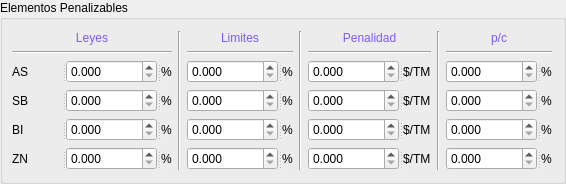
            <widget class="QGroupBox" name="groupBox_2">
             <property name="styleSheet">
              <string notr="true"/>
             </property>
             <property name="title">
              <string>Elementos Penalizables </string>
             </property>
             <layout class="QHBoxLayout" name="horizontalLayout_23">
              <property name="leftMargin">
               <number>9</number>
              </property>
              <item>
               <layout class="QVBoxLayout" name="verticalLayout_7">
                <item>
                 <widget class="QLabel" name="label_3">
                  <property name="maximumSize">
                   <size>
                    <width>16777215</width>
                    <height>20</height>
                   </size>
                  </property>
                  <property name="styleSheet">
                   <string notr="true">font: 900 12pt &quot;Lato&quot;;
color: rgb(127, 90, 240);</string>
                  </property>
                  <property name="text">
                   <string>Leyes</string>
                  </property>
                  <property name="alignment">
                   <set>Qt::AlignCenter</set>
                  </property>
                 </widget>
                </item>
                <item>
                 <widget class="Line" name="line">
                  <property name="orientation">
                   <enum>Qt::Horizontal</enum>
                  </property>
                 </widget>
                </item>
                <item>
                 <widget class="QSplitter" name="splitter_6">
                  <property name="orientation">
                   <enum>Qt::Horizontal</enum>
                  </property>
                  <widget class="QLabel" name="label_12">
                   <property name="minimumSize">
                    <size>
                     <width>50</width>
                     <height>0</height>
                    </size>
                   </property>
                   <property name="maximumSize">
                    <size>
                     <width>50</width>
                     <height>16777215</height>
                    </size>
                   </property>
                   <property name="styleSheet">
                    <string notr="true">font: 900 10pt &quot;Roboto&quot;;</string>
                   </property>
                   <property name="text">
                    <string>AS</string>
                   </property>
                  </widget>
                  <widget class="QDoubleSpinBox" name="AS_LEYES">
                   <property name="maximumSize">
                    <size>
                     <width>200</width>
                     <height>16777215</height>
                    </size>
                   </property>
                   <property name="decimals">
                    <number>3</number>
                   </property>
                   <property name="maximum">
                    <double>9999999.000000000000000</double>
                   </property>
                  </widget>
                  <widget class="QLabel" name="label_13">
                   <property name="styleSheet">
                    <string notr="true">font: 900 10pt &quot;Roboto&quot;;</string>
                   </property>
                   <property name="text">
                    <string>%</string>
                   </property>
                  </widget>
                 </widget>
                </item>
                <item>
                 <widget class="QSplitter" name="splitter_5">
                  <property name="orientation">
                   <enum>Qt::Horizontal</enum>
                  </property>
                  <widget class="QLabel" name="label_10">
                   <property name="minimumSize">
                    <size>
                     <width>50</width>
                     <height>0</height>
                    </size>
                   </property>
                   <property name="maximumSize">
                    <size>
                     <width>50</width>
                     <height>16777215</height>
                    </size>
                   </property>
                   <property name="styleSheet">
                    <string notr="true">font: 900 10pt &quot;Roboto&quot;;</string>
                   </property>
                   <property name="text">
                    <string>SB</string>
                   </property>
                  </widget>
                  <widget class="QDoubleSpinBox" name="SB_LEYES">
                   <property name="maximumSize">
                    <size>
                     <width>200</width>
                     <height>16777215</height>
                    </size>
                   </property>
                   <property name="decimals">
                    <number>3</number>
                   </property>
                   <property name="maximum">
                    <double>9999999.000000000000000</double>
                   </property>
                  </widget>
                  <widget class="QLabel" name="label_11">
                   <property name="styleSheet">
                    <string notr="true">font: 900 10pt &quot;Roboto&quot;;</string>
                   </property>
                   <property name="text">
                    <string>%</string>
                   </property>
                  </widget>
                 </widget>
                </item>
                <item>
                 <widget class="QSplitter" name="splitter_7">
                  <property name="orientation">
                   <enum>Qt::Horizontal</enum>
                  </property>
                  <widget class="QLabel" name="label_14">
                   <property name="minimumSize">
                    <size>
                     <width>50</width>
                     <height>0</height>
                    </size>
                   </property>
                   <property name="maximumSize">
                    <size>
                     <width>50</width>
                     <height>16777215</height>
                    </size>
                   </property>
                   <property name="styleSheet">
                    <string notr="true">font: 900 10pt &quot;Roboto&quot;;</string>
                   </property>
                   <property name="text">
                    <string>BI</string>
                   </property>
                  </widget>
                  <widget class="QDoubleSpinBox" name="BI_LEYES">
                   <property name="maximumSize">
                    <size>
                     <width>200</width>
                     <height>16777215</height>
                    </size>
                   </property>
                   <property name="decimals">
                    <number>3</number>
                   </property>
                   <property name="maximum">
                    <double>9999999.000000000000000</double>
                   </property>
                  </widget>
                  <widget class="QLabel" name="label_15">
                   <property name="styleSheet">
                    <string notr="true">font: 900 10pt &quot;Roboto&quot;;</string>
                   </property>
                   <property name="text">
                    <string>%</string>
                   </property>
                  </widget>
                 </widget>
                </item>
                <item>
                 <widget class="QSplitter" name="splitter_8">
                  <property name="orientation">
                   <enum>Qt::Horizontal</enum>
                  </property>
                  <widget class="QLabel" name="label_16">
                   <property name="minimumSize">
                    <size>
                     <width>50</width>
                     <height>0</height>
                    </size>
                   </property>
                   <property name="maximumSize">
                    <size>
                     <width>50</width>
                     <height>16777215</height>
                    </size>
                   </property>
                   <property name="styleSheet">
                    <string notr="true">font: 900 10pt &quot;Roboto&quot;;</string>
                   </property>
                   <property name="text">
                    <string>ZN</string>
                   </property>
                  </widget>
                  <widget class="QDoubleSpinBox" name="ZN_LEYES">
                   <property name="maximumSize">
                    <size>
                     <width>200</width>
                     <height>16777215</height>
                    </size>
                   </property>
                   <property name="decimals">
                    <number>3</number>
                   </property>
                   <property name="maximum">
                    <double>9999999.000000000000000</double>
                   </property>
                  </widget>
                  <widget class="QLabel" name="label_17">
                   <property name="styleSheet">
                    <string notr="true">font: 900 10pt &quot;Roboto&quot;;</string>
                   </property>
                   <property name="text">
                    <string>%</string>
                   </property>
                  </widget>
                 </widget>
                </item>
               </layout>
              </item>
              <item>
               <widget class="Line" name="line_15">
                <property name="orientation">
                 <enum>Qt::Vertical</enum>
                </property>
               </widget>
              </item>
              <item>
               <layout class="QVBoxLayout" name="verticalLayout_17">
                <item>
                 <widget class="QLabel" name="label_4">
                  <property name="maximumSize">
                   <size>
                    <width>16777215</width>
                    <height>20</height>
                   </size>
                  </property>
                  <property name="styleSheet">
                   <string notr="true">font: 900 12pt &quot;Lato&quot;;
color: rgb(127, 90, 240);</string>
                  </property>
                  <property name="text">
                   <string>Limites</string>
                  </property>
                  <property name="alignment">
                   <set>Qt::AlignCenter</set>
                  </property>
                 </widget>
                </item>
                <item>
                 <widget class="Line" name="line_11">
                  <property name="orientation">
                   <enum>Qt::Horizontal</enum>
                  </property>
                 </widget>
                </item>
                <item>
                 <widget class="QSplitter" name="splitter_31">
                  <property name="orientation">
                   <enum>Qt::Horizontal</enum>
                  </property>
                  <widget class="QDoubleSpinBox" name="AS_limite">
                   <property name="maximumSize">
                    <size>
                     <width>200</width>
                     <height>16777215</height>
                    </size>
                   </property>
                   <property name="decimals">
                    <number>3</number>
                   </property>
                   <property name="maximum">
                    <double>9999999.000000000000000</double>
                   </property>
                  </widget>
                  <widget class="QLabel" name="label_34">
                   <property name="styleSheet">
                    <string notr="true">font: 900 10pt &quot;Roboto&quot;;</string>
                   </property>
                   <property name="text">
                    <string>%</string>
                   </property>
                  </widget>
                 </widget>
                </item>
                <item>
                 <widget class="QSplitter" name="splitter_32">
                  <property name="orientation">
                   <enum>Qt::Horizontal</enum>
                  </property>
                  <widget class="QDoubleSpinBox" name="SB_limite">
                   <property name="maximumSize">
                    <size>
                     <width>200</width>
                     <height>16777215</height>
                    </size>
                   </property>
                   <property name="decimals">
                    <number>3</number>
                   </property>
                   <property name="maximum">
                    <double>9999999.000000000000000</double>
                   </property>
                  </widget>
                  <widget class="QLabel" name="label_38">
                   <property name="styleSheet">
                    <string notr="true">font: 900 10pt &quot;Roboto&quot;;</string>
                   </property>
                   <property name="text">
                    <string>%</string>
                   </property>
                  </widget>
                 </widget>
                </item>
                <item>
                 <widget class="QSplitter" name="splitter_33">
                  <property name="orientation">
                   <enum>Qt::Horizontal</enum>
                  </property>
                  <widget class="QDoubleSpinBox" name="BI_limite">
                   <property name="maximumSize">
                    <size>
                     <width>200</width>
                     <height>16777215</height>
                    </size>
                   </property>
                   <property name="decimals">
                    <number>3</number>
                   </property>
                   <property name="maximum">
                    <double>9999999.000000000000000</double>
                   </property>
                  </widget>
                  <widget class="QLabel" name="label_42">
                   <property name="styleSheet">
                    <string notr="true">font: 900 10pt &quot;Roboto&quot;;</string>
                   </property>
                   <property name="text">
                    <string>%</string>
                   </property>
                  </widget>
                 </widget>
                </item>
                <item>
                 <widget class="QSplitter" name="splitter_34">
                  <property name="orientation">
                   <enum>Qt::Horizontal</enum>
                  </property>
                  <widget class="QDoubleSpinBox" name="ZN_limite">
                   <property name="maximumSize">
                    <size>
                     <width>200</width>
                     <height>16777215</height>
                    </size>
                   </property>
                   <property name="decimals">
                    <number>3</number>
                   </property>
                   <property name="maximum">
                    <double>9999999.000000000000000</double>
                   </property>
                  </widget>
                  <widget class="QLabel" name="label_46">
                   <property name="styleSheet">
                    <string notr="true">font: 900 10pt &quot;Roboto&quot;;</string>
                   </property>
                   <property name="text">
                    <string>%</string>
                   </property>
                  </widget>
                 </widget>
                </item>
               </layout>
              </item>
              <item>
               <widget class="Line" name="line_16">
                <property name="orientation">
                 <enum>Qt::Vertical</enum>
                </property>
               </widget>
              </item>
              <item>
               <layout class="QVBoxLayout" name="verticalLayout_18">
                <item>
                 <widget class="QLabel" name="label_32">
                  <property name="maximumSize">
                   <size>
                    <width>16777215</width>
                    <height>20</height>
                   </size>
                  </property>
                  <property name="styleSheet">
                   <string notr="true">font: 900 12pt &quot;Lato&quot;;
color: rgb(127, 90, 240);</string>
                  </property>
                  <property name="text">
                   <string>Penalidad</string>
                  </property>
                  <property name="alignment">
                   <set>Qt::AlignCenter</set>
                  </property>
                 </widget>
                </item>
                <item>
                 <widget class="Line" name="line_12">
                  <property name="orientation">
                   <enum>Qt::Horizontal</enum>
                  </property>
                 </widget>
                </item>
                <item>
                 <widget class="QSplitter" name="splitter_35">
                  <property name="orientation">
                   <enum>Qt::Horizontal</enum>
                  </property>
                  <widget class="QDoubleSpinBox" name="AS_penalidad">
                   <property name="maximumSize">
                    <size>
                     <width>200</width>
                     <height>16777215</height>
                    </size>
                   </property>
                   <property name="decimals">
                    <number>3</number>
                   </property>
                   <property name="maximum">
                    <double>9999999.000000000000000</double>
                   </property>
                  </widget>
                  <widget class="QLabel" name="label_36">
                   <property name="styleSheet">
                    <string notr="true">font: 900 10pt &quot;Roboto&quot;;</string>
                   </property>
                   <property name="text">
                    <string>$/TM</string>
                   </property>
                  </widget>
                 </widget>
                </item>
                <item>
                 <widget class="QSplitter" name="splitter_36">
                  <property name="orientation">
                   <enum>Qt::Horizontal</enum>
                  </property>
                  <widget class="QDoubleSpinBox" name="SB_penalidad">
                   <property name="maximumSize">
                    <size>
                     <width>200</width>
                     <height>16777215</height>
                    </size>
                   </property>
                   <property name="decimals">
                    <number>3</number>
                   </property>
                   <property name="maximum">
                    <double>9999999.000000000000000</double>
                   </property>
                  </widget>
                  <widget class="QLabel" name="label_40">
                   <property name="styleSheet">
                    <string notr="true">font: 900 10pt &quot;Roboto&quot;;</string>
                   </property>
                   <property name="text">
                    <string>$/TM</string>
                   </property>
                  </widget>
                 </widget>
                </item>
                <item>
                 <widget class="QSplitter" name="splitter_37">
                  <property name="orientation">
                   <enum>Qt::Horizontal</enum>
                  </property>
                  <widget class="QDoubleSpinBox" name="BI_penalidad">
                   <property name="maximumSize">
                    <size>
                     <width>200</width>
                     <height>16777215</height>
                    </size>
                   </property>
                   <property name="decimals">
                    <number>3</number>
                   </property>
                   <property name="maximum">
                    <double>9999999.000000000000000</double>
                   </property>
                  </widget>
                  <widget class="QLabel" name="label_44">
                   <property name="styleSheet">
                    <string notr="true">font: 900 10pt &quot;Roboto&quot;;</string>
                   </property>
                   <property name="text">
                    <string>$/TM</string>
                   </property>
                  </widget>
                 </widget>
                </item>
                <item>
                 <widget class="QSplitter" name="splitter_38">
                  <property name="orientation">
                   <enum>Qt::Horizontal</enum>
                  </property>
                  <widget class="QDoubleSpinBox" name="ZN_penalidad">
                   <property name="maximumSize">
                    <size>
                     <width>200</width>
                     <height>16777215</height>
                    </size>
                   </property>
                   <property name="decimals">
                    <number>3</number>
                   </property>
                   <property name="maximum">
                    <double>9999999.000000000000000</double>
                   </property>
                  </widget>
                  <widget class="QLabel" name="label_48">
                   <property name="styleSheet">
                    <string notr="true">font: 900 10pt &quot;Roboto&quot;;</string>
                   </property>
                   <property name="text">
                    <string>$/TM</string>
                   </property>
                  </widget>
                 </widget>
                </item>
               </layout>
              </item>
              <item>
               <widget class="Line" name="line_17">
                <property name="orientation">
                 <enum>Qt::Vertical</enum>
                </property>
               </widget>
              </item>
              <item>
               <layout class="QVBoxLayout" name="verticalLayout_19">
                <item>
                 <widget class="QLabel" name="label_50">
                  <property name="maximumSize">
                   <size>
                    <width>16777215</width>
                    <height>20</height>
                   </size>
                  </property>
                  <property name="styleSheet">
                   <string notr="true">font: 900 12pt &quot;Lato&quot;;
color: rgb(127, 90, 240);</string>
                  </property>
                  <property name="text">
                   <string>p/c</string>
                  </property>
                  <property name="alignment">
                   <set>Qt::AlignCenter</set>
                  </property>
                 </widget>
                </item>
                <item>
                 <widget class="Line" name="line_13">
                  <property name="orientation">
                   <enum>Qt::Horizontal</enum>
                  </property>
                 </widget>
                </item>
                <item>
                 <widget class="QSplitter" name="splitter_39">
                  <property name="orientation">
                   <enum>Qt::Horizontal</enum>
                  </property>
                  <widget class="QDoubleSpinBox" name="AS_pc">
                   <property name="maximumSize">
                    <size>
                     <width>200</width>
                     <height>16777215</height>
                    </size>
                   </property>
                   <property name="decimals">
                    <number>3</number>
                   </property>
                   <property name="maximum">
                    <double>9999999.000000000000000</double>
                   </property>
                  </widget>
                  <widget class="QLabel" name="label_71">
                   <property name="styleSheet">
                    <string notr="true">font: 900 10pt &quot;Roboto&quot;;</string>
                   </property>
                   <property name="text">
                    <string>%</string>
                   </property>
                  </widget>
                 </widget>
                </item>
                <item>
                 <widget class="QSplitter" name="splitter_40">
                  <property name="orientation">
                   <enum>Qt::Horizontal</enum>
                  </property>
                  <widget class="QDoubleSpinBox" name="SB_pc">
                   <property name="maximumSize">
                    <size>
                     <width>200</width>
                     <height>16777215</height>
                    </size>
                   </property>
                   <property name="decimals">
                    <number>3</number>
                   </property>
                   <property name="maximum">
                    <double>9999999.000000000000000</double>
                   </property>
                  </widget>
                  <widget class="QLabel" name="label_73">
                   <property name="styleSheet">
                    <string notr="true">font: 900 10pt &quot;Roboto&quot;;</string>
                   </property>
                   <property name="text">
                    <string>%</string>
                   </property>
                  </widget>
                 </widget>
                </item>
                <item>
                 <widget class="QSplitter" name="splitter_41">
                  <property name="orientation">
                   <enum>Qt::Horizontal</enum>
                  </property>
                  <widget class="QDoubleSpinBox" name="BI_pc">
                   <property name="maximumSize">
                    <size>
                     <width>200</width>
                     <height>16777215</height>
                    </size>
                   </property>
                   <property name="decimals">
                    <number>3</number>
                   </property>
                   <property name="maximum">
                    <double>9999999.000000000000000</double>
                   </property>
                  </widget>
                  <widget class="QLabel" name="label_75">
                   <property name="styleSheet">
                    <string notr="true">font: 900 10pt &quot;Roboto&quot;;</string>
                   </property>
                   <property name="text">
                    <string>%</string>
                   </property>
                  </widget>
                 </widget>
                </item>
                <item>
                 <widget class="QSplitter" name="splitter_42">
                  <property name="orientation">
                   <enum>Qt::Horizontal</enum>
                  </property>
                  <widget class="QDoubleSpinBox" name="ZN_pc">
                   <property name="maximumSize">
                    <size>
                     <width>200</width>
                     <height>16777215</height>
                    </size>
                   </property>
                   <property name="decimals">
                    <number>3</number>
                   </property>
                   <property name="maximum">
                    <double>9999999.000000000000000</double>
                   </property>
                  </widget>
                  <widget class="QLabel" name="label_79">
                   <property name="styleSheet">
                    <string notr="true">font: 900 10pt &quot;Roboto&quot;;</string>
                   </property>
                   <property name="text">
                    <string>%</string>
                   </property>
                  </widget>
                 </widget>
                </item>
               </layout>
              </item>
             </layout>
            </widget>
